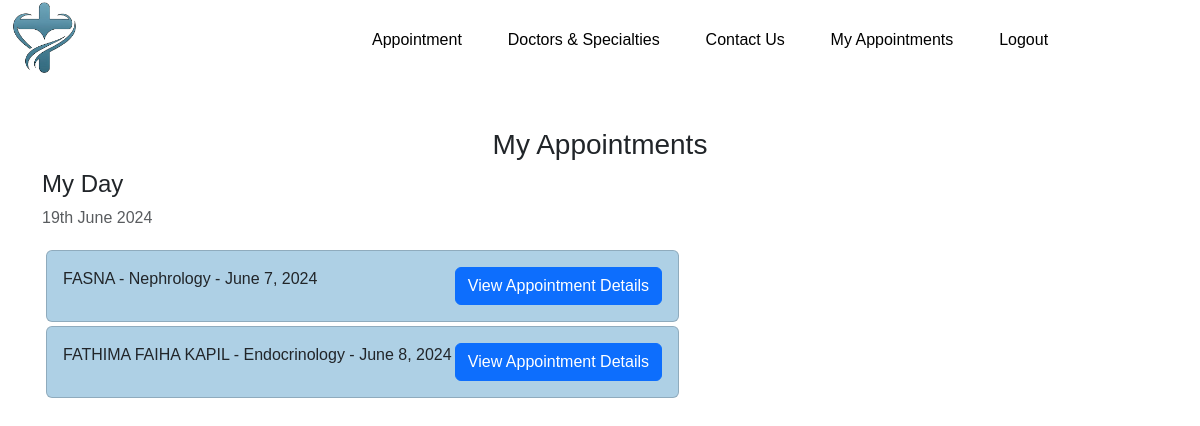
/my-appointment (signed in), run on the app's committed database.
### Hospital_app/models.py (models this page shows, shortened)
class Appointment(models.Model):
    GENDER = [
        ('other', 'Other'),
        ('male', 'Male'),
        ('female', 'Female'),
    ]
    user = models.ForeignKey(User, on_delete=models.CASCADE)
    first_name = models.CharField(max_length=100)
    last_name = models.CharField(max_length=100, default='')
    email = models.EmailField(max_length=100, default='')
    phone = models.IntegerField(max_length=10, default=9404733748)
    department = models.ForeignKey(Department, on_delete=models.CASCADE, default=False)
    doctor = models.ForeignKey(Doctor, on_delete=models.CASCADE,  default=False)
    date = models.DateField(auto_now_add=True)
    gender = models.CharField(max_length=10, choices=GENDER, default='other')
    is_completed = models.BooleanField(default=False)
    is_cancelled = models.BooleanField(default=False)
    status = models.BooleanField(default=True)
    billed = models.BooleanField(default=False)

### hospital_admin/models.py (models this page shows)
class Doctor(models.Model):
    doctor_name = models.CharField(max_length=100)
    department = models.ForeignKey(Department, on_delete=models.CASCADE, default=False)
    qualification = models.CharField(max_length=100)
    from_day = models.CharField(max_length=20)
    to_day = models.CharField(max_length=20)
    timing_from = models.CharField(max_length=20)
    timing_to = models.CharField(max_length=20)
    image = models.ImageField(upload_to="doctor", blank=False)
    def __str__(self):
        return f"{self.doctor_name}"

class Department(models.Model):
    name = models.CharField(max_length=100)
    image = models.ImageField(upload_to="department", blank=False)
    def __str__(self):
        return f"{self.name}"

### Hospital_app/views.py (the view)
# urls.py: path('my-appointment', views.my_appointments, name='my-appointment'),
@login_required
def my_appointments(request):
    user = request.user
    appointment = Appointment.objects.filter(user=user)
    return render(request, 'my_appointments.html', {'appointment': appointment})

### templates/my_appointments.html (shortened to what this page needs)
<!DOCTYPE html>
{% load static %}
<html lang="en">
<head>
    <link href="https://cdn.jsdelivr.net/npm/bootstrap@5.3.0-alpha1/dist/css/bootstrap.min.css" rel="stylesheet">
    <link rel="stylesheet" href="https://cdnjs.cloudflare.com/ajax/libs/font-awesome/4.7.0/css/font-awesome.min.css">
    <link rel="stylesheet" href="{% static 'styles.css' %}">
</head>
<body>
<div id="nav-div" class="clearfix">
    <div class="nav-image-div">
        <a href="/" id="img-a"><img src="{% static 'images/logo.png' %}" alt="" id="img-nav"></a>
    </div>
    <div class="nav-nav-div">
        <a href="{% url 'appointment' %}">Appointment</a>
        <a href="{% url 'specialties' %}">Doctors & Specialties</a>
        <a href="/#message_us">Contact Us</a>
        {% if user.is_authenticated %}
        <a href="{% url 'my-appointment' %}">My Appointments</a>
        {% endif %}
        {% if user.is_authenticated %}
        <a href="{% url 'logout' %}">Logout</a>
        {% else %}
        <a href="{% url 'signup' %}">Login</a>
        {% endif %}
    </div>
</div>
    <div class="container">
        <h3 class="pt-5 text-center">My Appointments</h3>
        <div class="row">
            <h4>My Day</h4>
            <p class="text-muted">{% now "jS F Y" %}</p>
            <div class="col-md-7 col-lg-7" style="height: 450px; overflow:scroll;">
                {% for i in appointment %}
                <div class="card m-1" style="background-color:#AED0E5;">
                    <div class="card-body">
                       {{i.doctor}} - {{i.department}} - {{i.date}}
                        <span style="position: relative; float: right;">
                            <a href="{% url 'appointment_full_view' i.pk %}" class="btn btn-primary">View Appointment Details</a>
                        </span>
                    </div>
                </div>
                {% endfor %}
            </div>
        </div>
        </div>
</body>
</html>

### static/styles.css (style rules this page uses)
body { margin:0; padding:0; box-sizing:border-box; text-decoration:none; font-family: Arial, Helvetica, sans-serif; }
#nav-div { width:100%; max-height:80px; line-height:80px; text-decoration: none; }
.nav-image-div { padding-left:10px; float:left; width:30%; min-height:50px; max-height:80px; line-height:80px; }
.nav-nav-div { float:right; width:69%; text-decoration: none; max-height:80px; line-height:80px; color:black; }
.nav-nav-div a { color:black; text-decoration: none; margin-right:5%; }
.nav-image-div a { color:black; text-decoration:none; display:inline-block; }
.clearfix::after { content:""; display:block; clear:both; }
#img-nav { display:block; max-width:100px; max-height:75px; }

### data on the page
Appointment: doctor "FASNA", department "Nephrology", date "June 7, 2024"
Appointment: doctor "FATHIMA FAIHA KAPIL", department "Endocrinology", date "June 8, 2024"
